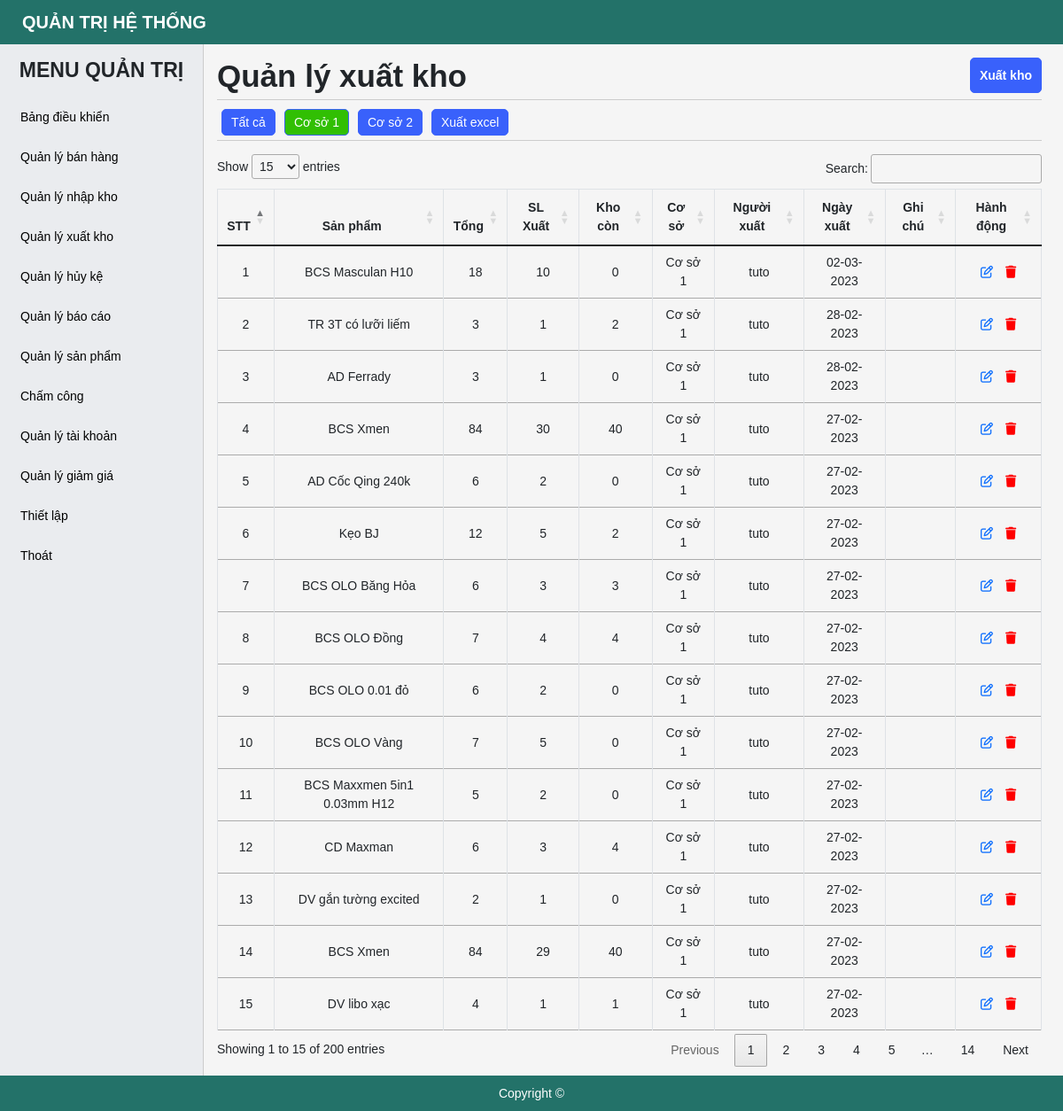
The page /output-manage.php?brand=1 (signed in) on the database its author committed.
### tables this page shows
CREATE TABLE `tbl_warehouse` (
  `id` bigint(20) NOT NULL,
  `id_product` bigint(20) NOT NULL,
  `quantity` int(11) NOT NULL,
  `id_user` bigint(20) NOT NULL,
  `id_brand` bigint(20) NOT NULL,
  `id_act` bigint(20) NOT NULL,
  `note` longtext DEFAULT NULL,
  `created_ad` timestamp NOT NULL DEFAULT current_timestamp(),
  `update_ad` datetime DEFAULT NULL
);

CREATE TABLE `tbl_product` (
  `id` bigint(20) NOT NULL,
  `name` varchar(255) NOT NULL,
  `detail` varchar(255) NOT NULL,
  `id_classify` bigint(20) NOT NULL,
  `id_unit` bigint(20) NOT NULL,
  `num_unit` int(11) NOT NULL,
  `price` bigint(20) NOT NULL,
  `quantity` int(20) DEFAULT 0,
  `note` longtext DEFAULT NULL,
  `status` tinyint(4) NOT NULL DEFAULT 1,
  `id_user` bigint(20) NOT NULL,
  `created_ad` timestamp NOT NULL DEFAULT current_timestamp()
);

CREATE TABLE `tbl_brand` (
  `id` bigint(20) NOT NULL,
  `name` varchar(255) NOT NULL,
  `address` varchar(255) NOT NULL,
  `status` tinyint(4) NOT NULL DEFAULT 1,
  `created_ad` timestamp NOT NULL DEFAULT current_timestamp()
);

CREATE TABLE `tbl_user` (
  `id` bigint(20) NOT NULL,
  `username` varchar(255) NOT NULL,
  `password` varchar(255) NOT NULL,
  `fullname` varchar(255) NOT NULL,
  `power` tinyint(4) NOT NULL DEFAULT 3,
  `status` tinyint(4) NOT NULL DEFAULT 1,
  `id_brand` bigint(20) NOT NULL,
  `created_ad` timestamp NOT NULL DEFAULT current_timestamp(),
  `update_ad` timestamp NOT NULL DEFAULT current_timestamp()
);

### output-manage.php (the view, shortened to what this page needs)
<?php
    include './include/connect.php';
    if (!isset($_SESSION['logins'])) {
        header('location:index.php');
    }else{
        if(isset($_GET['brand'])){
            $id_brand = $_GET['brand'];
            $queryWare= $conn -> prepare("SELECT wa.*, us.username AS user, pro.name AS product, br.name AS brand FROM tbl_warehouse wa JOIN tbl_product pro ON pro.id = wa.id_product JOIN tbl_user us ON us.id = wa.id_user JOIN tbl_brand br ON br.id = wa.id_brand WHERE wa.id_act = 2 AND wa.id_brand = :id_brand ORDER BY wa.created_ad DESC");
            $queryWare->bindParam('id_brand',$id_brand,PDO::PARAM_STR);
            $queryWare-> execute();
            $resultsWare = $queryWare->fetchAll(PDO::FETCH_OBJ);
        }
    }
?>
<!DOCTYPE html>
<html lang="en">
<head>
    <?php include('include/link-css.php');?>
</head>
<body>
    <?php include('include/header.php');?>
    <div id="main">
        <?php include('include/sidebar.php');?>
        <div id="main-right">
            <section class="main-right-title" style = "margin-bottom: 5px;">
                <div class="form-title">
                    <h1>Quản lý xuất kho</h1>
                </div>
                <div class="account-btn">
                    <a href="./output-warehouse.php" class="btn btn-post btn-add">Xuất kho</a>
                </div>
            </section>
            <?php if($id_power != 3){ ?>
                <section class="main-right-filter">
                    <div class="account-btn">
                        <a href="./output-manage.php" class="btn btn-post btn-add <?php if(!isset($_GET['brand'])){echo "btn-active";}?>" >Tất cả</a>
                    </div>
                    <div class="account-btn">
                        <a href="./output-manage.php?brand=1" class="btn btn-post btn-add <?php if(isset($_GET['brand']) && $_GET['brand'] == 1){echo "btn-active";}?>">Cơ sở 1</a>
                    </div>
                    <div class="account-btn">
                        <a href="./output-manage.php?brand=2" class="btn btn-post btn-add <?php if(isset($_GET['brand']) && $_GET['brand'] == 2){echo "btn-active";}?>">Cơ sở 2</a>
                    </div>
                    <div class="account-btn full-screen">
                        <button class="btn btn-post btn-add" onclick = "tableToExcel()">Xuất excel</button>
                    </div>
                </section>
            <?php } ?>
            <div class="main-right-table">
                <table class="table table-bordered table-post-list" id = "table-manage">
                    <thead>
                        <tr>
                            <th class = "full-screen" >STT</th>
                            <th>Sản phẩm</th>
                            <th class = "full-screen">Tổng</th>
                            <th>SL Xuất</th>
                            <th class = "full-screen">Kho còn</th>
                            <th class = "full-screen">Cơ sở</th>
                            <th>Người xuất</th>
                            <th>Ngày xuất</th>
                            <th class = "full-screen">Ghi chú</th>
                            <th>Hành động</th>
                        </tr>
                    </thead>
                    <tbody >
                        <?php foreach ( $resultsWare as $key => $value) { ?>
                            <tr>
                                <td class = "full-screen"><?php echo $key+1 ?></td>
                                <td>
                                    <p><?php echo $value -> product?></p>
                                </td>
                                <td class = "full-screen">
                                    <p>
                                        <?php
                                            $queryOutput = $conn -> prepare("SELECT  SUM(quantity) as total FROM tbl_warehouse WHERE id_act = 2 AND id_brand = :id_brand and id_product = :id_product");
                                            $queryOutput->bindParam(':id_brand',$value -> id_brand, PDO::PARAM_STR);
                                            $queryOutput->bindParam(':id_product',$value -> id_product, PDO::PARAM_STR);
                                            $queryOutput->execute();
                                            $resultsOutput = $queryOutput->fetch(PDO::FETCH_OBJ);
                                            $output= (int)$resultsOutput->total;
                                            echo $output;
                                        ?>
                                    </p>
                                </td>
                                <td>
                                    <p><?php echo $value -> quantity ?></p>
                                </td>
                                <td class = "full-screen">
                                    <p>
                                        <?php
                                            $queryInput = $conn -> prepare("SELECT  SUM(quantity) as total FROM tbl_warehouse WHERE id_act = 1 AND id_brand = :id_brand and id_product = :id_product");
                                            $queryInput->bindParam(':id_brand',$value -> id_brand, PDO::PARAM_STR);
                                            $queryInput->bindParam(':id_product',$value -> id_product, PDO::PARAM_STR);
                                            $queryInput->execute();
                                            $resultsInput = $queryInput->fetch(PDO::FETCH_OBJ);
                                            $input = (int) $resultsInput-> total;
                                            $checkTotal = $input - $output;
                                            echo $checkTotal;
                                        ?>
                                    </p>
                                </td>
                                <td class = "full-screen">
                                    <p><?php echo $value -> brand ?></p>
                                </td>
                                <td>
                                    <p><?php echo $value -> user ?></p>
                                </td>
                                <td>
                                    <p>
                                        <?php
                                            echo date_format(date_create( $value -> created_ad),"d-m-Y")
                                        ?>
                                    </p>
                                </td>
                                <td class = "full-screen">
                                </td>
                                <td style = "text-align: center;">
                                    <a href="./edit-output-warehouse.php?id=<?php echo $value -> id ?>&brand=<?php echo $value -> id_brand ?>" class="btn-setting btn-edit colo-blue" style = "margin: 0 5px;"><i class="fa-regular fa-pen-to-square"></i></a>
                                   <?php if($id_power != 3){ ?>
                                        <a href="./output-manage.php?del=<?php echo $value -> id ?>&brand=<?php echo $value -> id_brand ?>" class="btn-setting col-red" style = "margin: 0 5px;" onclick="return confirm('Bạn chắc chắn muốn xóa?');" ><i class="fa-solid fa-trash"></i>
                                    <?php } ?>
                                </td>
                            </tr>
                        <?php } ?>
                    </tbody>
                </table>
            </div>
        </div>
    </div>
    <?php include('include/footer.php');?>
</body>
</html>

### css/style.css (style rules this page uses)
* { margin: 0; padding: 0; box-sizing: border-box; font-family: Arial, Helvetica, sans-serif; font-size: 14px; }
body { background-color: #f5f5f5; }
.btn { height: 40px; border-radius: 5px; border: 1px solid #3961fb; background: #3961fb; font-weight: 700; color: #fff; display: inline-flex; align-items: center; justify-content: center; text-decoration: none; cursor: pointer; padding: 0 10px; margin: 5px 0; }
.col-red { color: red; }
.btn-active { background: #31bf03 !important; }
#main-right { padding: 60px 24px 50px 245px; }
#main-right li, #main-right a { font-size: 14px; }
.main-right-title { display: flex; justify-content: space-between; border-bottom: 1px solid #ccc; margin-bottom: 15px; }
.main-right-filter { display: flex; border-bottom: 1px solid #ccc; margin-bottom: 15px; flex-direction: row; flex-wrap: wrap; align-items: center; }
.main-right-filter .btn { height: 30px; font-size: 14px; font-weight: 400; margin: 5px; }
#main-right .table-bordered th, .table-bordered td { text-align: center; font-size: 14px; }
.main-right-table .table-post-list { border-collapse: collapse; }
.table-post-list td { vertical-align: middle !important; white-space: normal; }
.form-title { margin: 5px 0; }
.form-title h1 { font-weight: 700; }

### rows shown on the page
tbl_warehouse: id_product.name "BCS Masculan H10", output "18", quantity "10", checkTotal "0", id_brand.name "Cơ sở 1", id_user.username "tuto", created_ad "02-03-2023"
tbl_warehouse: id_product.name "TR 3T có lưỡi liếm", output "3", quantity "1", checkTotal "2", id_brand.name "Cơ sở 1", id_user.username "tuto", created_ad "28-02-2023"
tbl_warehouse: id_product.name "AD Ferrady", output "3", quantity "1", checkTotal "0", id_brand.name "Cơ sở 1", id_user.username "tuto", created_ad "28-02-2023"
tbl_warehouse: id_product.name "BCS Xmen", output "84", quantity "30", checkTotal "40", id_brand.name "Cơ sở 1", id_user.username "tuto", created_ad "27-02-2023"
tbl_warehouse: id_product.name "AD Cốc Qing 240k", output "6", quantity "2", checkTotal "0", id_brand.name "Cơ sở 1", id_user.username "tuto", created_ad "27-02-2023"
tbl_warehouse: id_product.name "Kẹo BJ", output "12", quantity "5", checkTotal "2", id_brand.name "Cơ sở 1", id_user.username "tuto", created_ad "27-02-2023"
tbl_warehouse: id_product.name "BCS OLO Băng Hỏa", output "6", quantity "3", checkTotal "3", id_brand.name "Cơ sở 1", id_user.username "tuto", created_ad "27-02-2023"
tbl_warehouse: id_product.name "BCS OLO Đồng", output "7", quantity "4", checkTotal "4", id_brand.name "Cơ sở 1", id_user.username "tuto", created_ad "27-02-2023"
tbl_warehouse: id_product.name "BCS OLO 0.01 đỏ", output "6", quantity "2", checkTotal "0", id_brand.name "Cơ sở 1", id_user.username "tuto", created_ad "27-02-2023"
tbl_warehouse: id_product.name "BCS OLO Vàng", output "7", quantity "5", checkTotal "0", id_brand.name "Cơ sở 1", id_user.username "tuto", created_ad "27-02-2023"
tbl_warehouse: id_product.name "BCS Maxxmen 5in1 0.03mm H12", output "5", quantity "2", checkTotal "0", id_brand.name "Cơ sở 1", id_user.username "tuto", created_ad "27-02-2023"
tbl_warehouse: id_product.name "CD Maxman", output "6", quantity "3", checkTotal "4", id_brand.name "Cơ sở 1", id_user.username "tuto", created_ad "27-02-2023"
tbl_warehouse: id_product.name "DV gắn tường excited", output "2", quantity "1", checkTotal "0", id_brand.name "Cơ sở 1", id_user.username "tuto", created_ad "27-02-2023"
tbl_warehouse: id_product.name "BCS Xmen", output "84", quantity "29", checkTotal "40", id_brand.name "Cơ sở 1", id_user.username "tuto", created_ad "27-02-2023"
tbl_warehouse: id_product.name "DV libo xạc", output "4", quantity "1", checkTotal "1", id_brand.name "Cơ sở 1", id_user.username "tuto", created_ad "27-02-2023"
